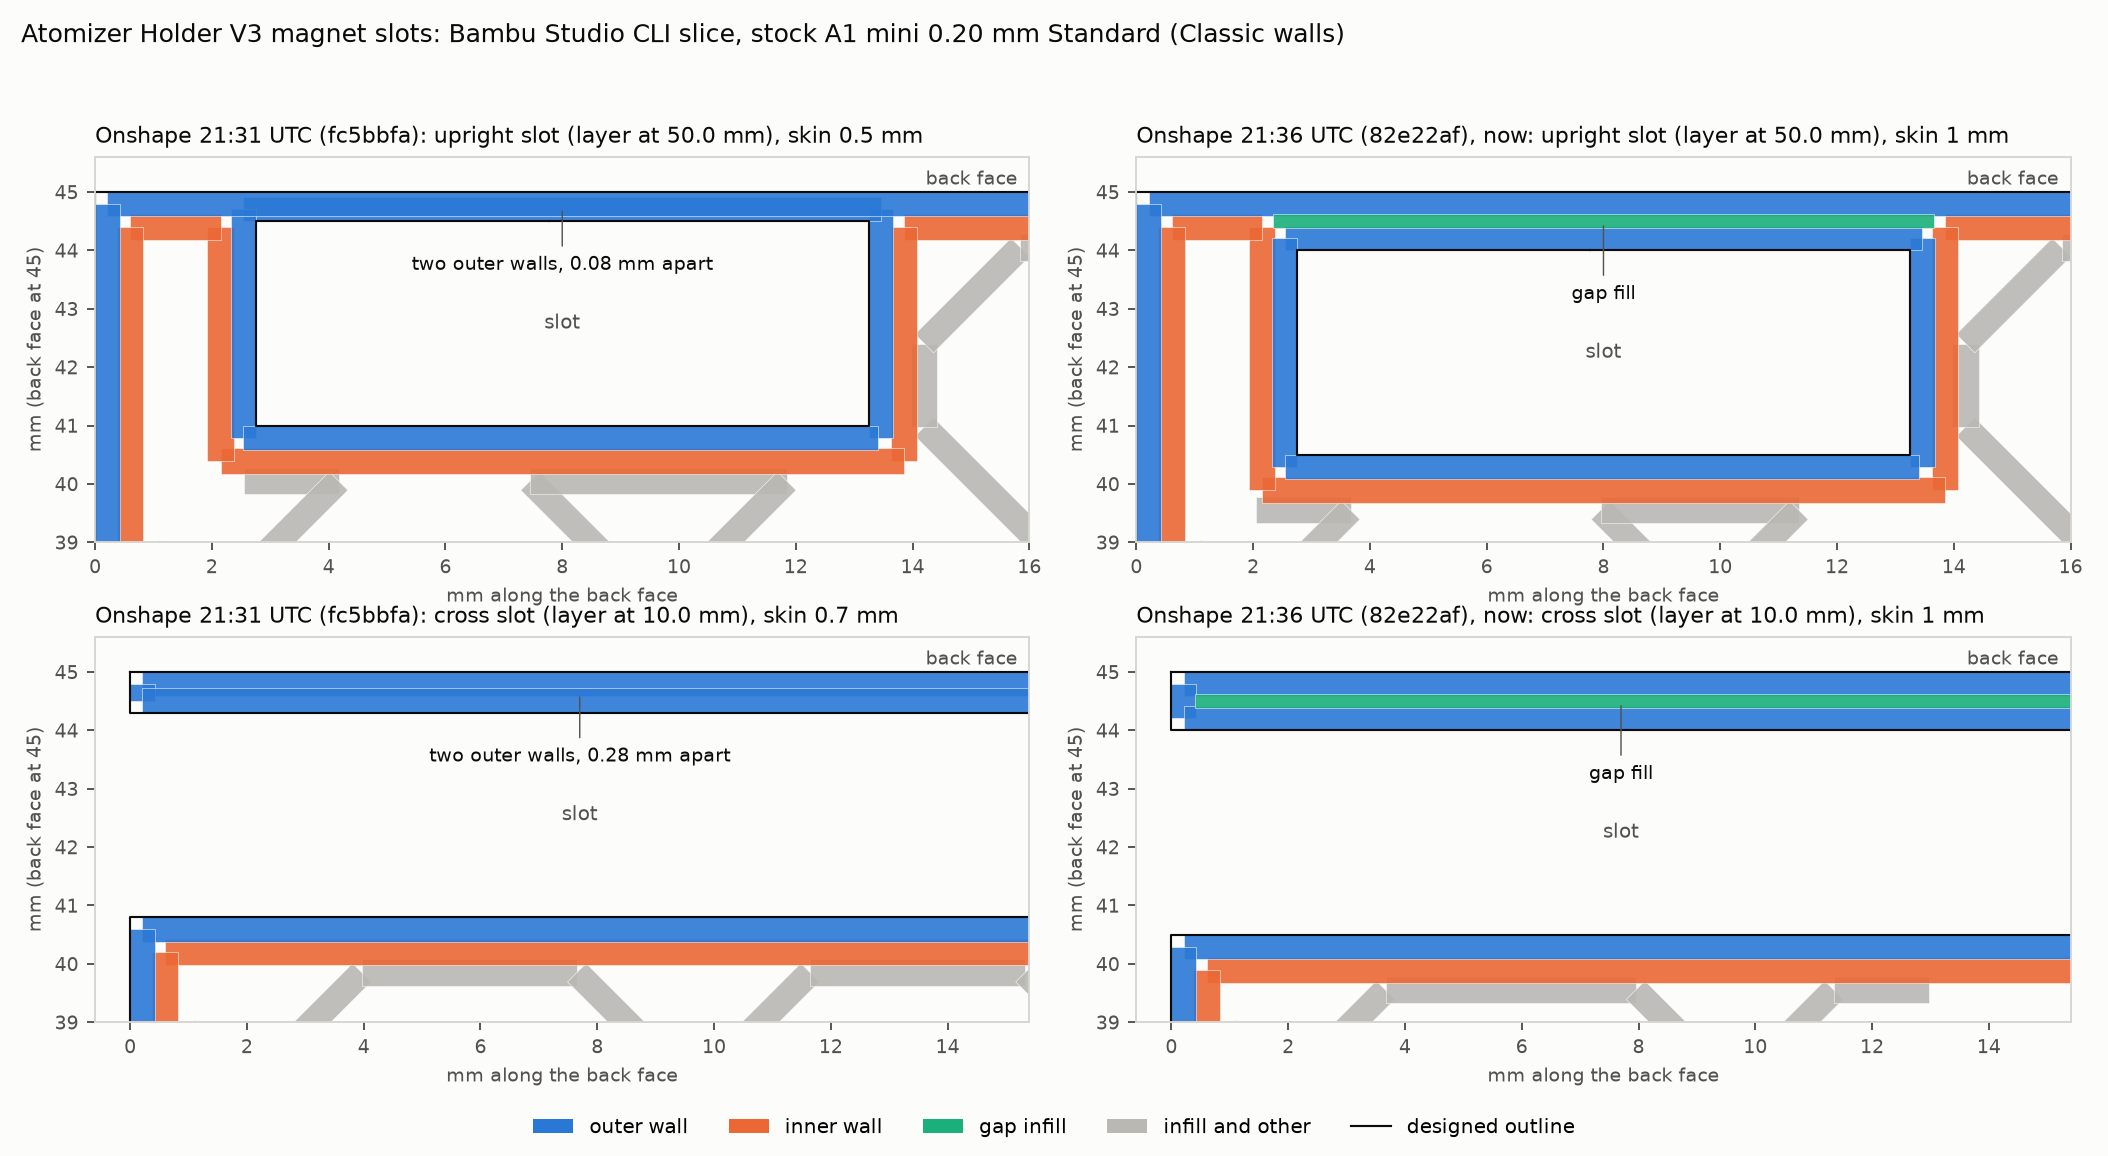

Generate this figure with Python:
#!/usr/bin/env python3
"""Toolpaths over the magnet slots' skin, from slice_v3.py's builds.

    python skin_toolpaths.py <out.png> <out.json> <label>=<build dir> [<label>=<build dir>]

Print frame (slice_v3.py): X' = Onshape x + 25, Y' = 45 - Onshape z (the back face is Y' = 45),
Z' = Onshape y + 45. Upright slots: Z' 28..70; cross slot: Z' 5..15.5.
"""
from __future__ import annotations

import json
import re
import sys
from pathlib import Path

import matplotlib
matplotlib.use("Agg")
import matplotlib.pyplot as plt  # noqa: E402
import numpy as np  # noqa: E402
import trimesh  # noqa: E402
from matplotlib.collections import PolyCollection  # noqa: E402
from matplotlib.lines import Line2D  # noqa: E402
from matplotlib.patches import Patch  # noqa: E402
from shapely.geometry import LineString, Point  # noqa: E402

LAYERS = {"upright slot (layer at 50.0 mm)": 50.0, "cross slot (layer at 10.0 mm)": 10.0}
WINDOW = {50.0: (0.0, 16.0), 10.0: (-0.6, 15.4)}  # X' range; Y' 39..45.6
COLOURS = {"Outer wall": "#2a78d6", "Inner wall": "#eb6834", "Gap infill": "#1baf7a"}
OTHER = "#b9b8b3"
SURFACE, INK, MUTED = "#fcfcfb", "#0b0b0b", "#52514e"


def parse(gcode: Path, zs: set[float]) -> dict[float, list[dict]]:
    out = {z: [] for z in zs}
    z = feat = None
    width = 0.42
    x = y = 0.0
    for line in gcode.read_text().splitlines():
        if line.startswith("; Z_HEIGHT:"):
            z = round(float(line.split(":")[1]), 3)
        elif line.startswith("; FEATURE:"):
            feat = line.split(":", 1)[1].strip()
        elif line.startswith("; LINE_WIDTH:"):
            width = float(line.split(":")[1])
        elif line[:3] in ("G0 ", "G1 ", "G2 ", "G3 "):
            body = line.split(";")[0]
            nx = re.search(r"X(-?[\d.]+)", body)
            ny = re.search(r"Y(-?[\d.]+)", body)
            e = re.search(r"E(-?[\d.]+)", body)
            px, py = x, y
            x = float(nx.group(1)) if nx else x
            y = float(ny.group(1)) if ny else y
            if z in out and e and float(e.group(1)) > 0 and (x, y) != (px, py):
                out[z].append({"feat": feat, "w": width, "p": [(px, py), (x, y)]})
    return out


def coverage(segs: list[dict], ys: float, x0: float, x1: float) -> dict:
    """Which features cover points along the skin's mid-line, Y' = ys, from X' x0 to x1."""
    xs = np.arange(x0 + 0.05, x1, 0.1)
    lines = [(s["feat"], s["w"], LineString(s["p"])) for s in segs]
    hits = {}
    for xv in xs:
        pt = Point(xv, ys)
        feats = sorted({f for f, w, ln in lines if ln.distance(pt) <= w / 2})
        key = "+".join(feats) if feats else "nothing"
        hits[key] = hits.get(key, 0) + 1
    return {k: round(100 * v / len(xs), 1) for k, v in sorted(hits.items(), key=lambda kv: -kv[1])}


def skin_lines(segs: list[dict], x0: float, x1: float) -> list[dict]:
    """Extrusions that run along the back face over the slot: feature, Y' of the centre line, width."""
    rows = {}
    for s in segs:
        (ax_, ay), (bx, by) = s["p"]
        if abs(ay - by) < 1e-3 and ay > 43.5 and min(ax_, bx) < x1 and max(ax_, bx) > x0:
            key = (s["feat"], round(ay, 3), s["w"])
            rows[key] = rows.get(key, 0.0) + abs(bx - ax_)
    return [{"feature": f, "y_mm": y, "width_mm": w, "length_mm": round(n, 1)}
            for (f, y, w), n in sorted(rows.items(), key=lambda kv: -kv[0][1])]


def main() -> None:
    png, js = Path(sys.argv[1]), Path(sys.argv[2])
    builds = [a.split("=", 1) for a in sys.argv[3:]]
    fig, axes = plt.subplots(len(LAYERS), len(builds), figsize=(6.2 * len(builds), 3.4 * len(LAYERS)),
                             squeeze=False, facecolor=SURFACE)
    report = {}
    for c, (label, build) in enumerate(builds):
        build = Path(build)
        pos = json.loads((build / "placement.json").read_text())["stl_origin_on_bed"]
        mesh = trimesh.load(build / "atomizer_holder_v3_print.stl")
        layers = parse(build / "plate_1.gcode", set(LAYERS.values()))
        report[label] = {}
        for r, (title, z) in enumerate(LAYERS.items()):
            ax = axes[r][c]
            x0, x1 = WINDOW[z]
            segs = [{**s, "p": [(px - pos[0], py - pos[1]) for px, py in s["p"]]} for s in layers[z]]
            allp = np.array([p for s in segs for p in s["p"]])
            sec = mesh.section(plane_origin=[0, 0, z - 0.1], plane_normal=[0, 0, 1])
            outline = sec.to_2D(to_2D=np.array([[1, 0, 0, 0], [0, 1, 0, 0], [0, 0, 1, -(z - 0.1)], [0, 0, 0, 1]], float))[0]
            xs0, xs1 = (2.75, 13.25) if z == 50.0 else (0.0, 45.0)
            # skin thickness: the stretch of the section, at the slot's middle, that touches the back face
            poly = max(outline.polygons_full, key=lambda q: q.area)
            xm = (xs0 + xs1) / 2
            cut = poly.intersection(LineString([(xm, 45.5), (xm, 38.0)]))
            pieces = list(getattr(cut, "geoms", [cut]))
            skin_t = round(max(pc.length for pc in pieces if max(q[1] for q in pc.coords) > 44.99), 3)
            cov = coverage(segs, 45 - skin_t / 2, xs0, xs1)
            report[label][title] = {"segments": len(segs),
                                    "toolpath_bounds_mm": np.round([allp.min(0), allp.max(0)], 2).tolist(),
                                    "skin_mm": skin_t, "skin_midline_coverage_pct": cov,
                                    "lines_along_skin": skin_lines(segs, xs0 + 0.75, xs1 - 0.75)}
            ax.set_facecolor(SURFACE)
            for feat_group in ("other", "Inner wall", "Outer wall", "Gap infill"):
                polys, cols = [], []
                for s in segs:
                    f = s["feat"] if s["feat"] in COLOURS else "other"
                    if f != feat_group:
                        continue
                    g = LineString(s["p"]).buffer(s["w"] / 2, cap_style=2)
                    for geom in getattr(g, "geoms", [g]):
                        polys.append(np.asarray(geom.exterior.coords))
                        cols.append(COLOURS.get(f, OTHER))
                if polys:
                    ax.add_collection(PolyCollection(polys, facecolors=cols, edgecolors=SURFACE,
                                                     linewidths=0.25, alpha=0.9))
            gap = [q for q in report[label][title]["lines_along_skin"] if q["feature"] == "Gap infill"]
            if gap:
                ax.annotate("gap fill", xy=((max(x0, xs0) + min(x1, xs1)) / 2, gap[0]["y_mm"]),
                            xytext=((max(x0, xs0) + min(x1, xs1)) / 2, 45 - skin_t - 0.75), ha="center", va="center",
                            fontsize=8, color=INK, arrowprops={"arrowstyle": "-", "color": MUTED, "lw": 0.6})
            walls = [q for q in report[label][title]["lines_along_skin"] if q["feature"] == "Outer wall"]
            if len(walls) == 2 and abs(walls[0]["y_mm"] - walls[1]["y_mm"]) < walls[0]["width_mm"]:
                gap_mm = abs(walls[0]["y_mm"] - walls[1]["y_mm"])
                ax.annotate(f"two outer walls, {gap_mm:.2f} mm apart", xy=((max(x0, xs0) + min(x1, xs1)) / 2, 45 - skin_t / 2),
                            xytext=((max(x0, xs0) + min(x1, xs1)) / 2, 45 - skin_t - 0.75), ha="center", va="center",
                            fontsize=8, color=INK, arrowprops={"arrowstyle": "-", "color": MUTED, "lw": 0.6})
            for ent in outline.discrete:
                ax.plot(ent[:, 0], ent[:, 1], color=INK, lw=0.9)
            ax.set_xlim(x0, x1)
            ax.set_ylim(39.0, 45.6)
            ax.set_aspect("equal")
            ax.set_title(f"{label}: {title}, skin {skin_t:g} mm", fontsize=9.5, color=INK, loc="left")
            ax.tick_params(colors=MUTED, labelsize=8)
            for sp in ax.spines.values():
                sp.set_color("#d6d5d0")
            ax.set_xlabel("mm along the back face", fontsize=8, color=MUTED)
            ax.set_ylabel("mm (back face at 45)", fontsize=8, color=MUTED)
            ax.annotate("back face", xy=(x1 - 0.2, 45.05), ha="right", va="bottom", fontsize=8, color=MUTED)
            ax.annotate("slot", xy=((max(x0, xs0) + min(x1, xs1)) / 2, 45 - skin_t - 1.75),
                        ha="center", va="center", fontsize=8.5, color=MUTED)
    handles = [Patch(facecolor=COLOURS[k], label=k.lower()) for k in COLOURS] + \
              [Patch(facecolor=OTHER, label="infill and other"), Line2D([], [], color=INK, lw=0.9, label="designed outline")]
    fig.legend(handles=handles, loc="lower center", ncol=5, frameon=False, fontsize=8.5)
    fig.suptitle("Atomizer Holder V3 magnet slots: Bambu Studio CLI slice, stock A1 mini 0.20 mm Standard (Classic walls)",
                 fontsize=10.5, color=INK, x=0.01, ha="left")
    fig.tight_layout(rect=(0, 0.05, 1, 0.96))
    fig.savefig(png, dpi=170, facecolor=SURFACE)
    js.write_text(json.dumps(report, indent=2) + "\n")
    print(json.dumps(report, indent=2))


if __name__ == "__main__":
    main()
